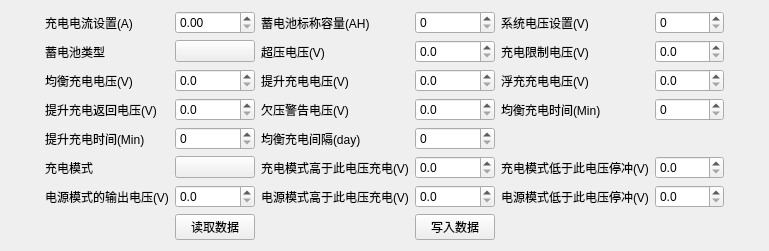
      <widget class="QWidget" name="tab_2">
       <attribute name="title">
        <string>参数设置</string>
       </attribute>
       <layout class="QHBoxLayout" name="horizontalLayout_8">
        <item>
         <layout class="QGridLayout" name="gridLayout_5" columnstretch="1,1,2,1,2,1,2,1">
          <item row="5" column="5">
           <widget class="QLabel" name="label_55">
            <property name="text">
             <string>充电模式低于此电压停冲(V)</string>
            </property>
           </widget>
          </item>
          <item row="2" column="1">
           <widget class="QLabel" name="label_45">
            <property name="text">
             <string>均衡充电电压(V)</string>
            </property>
           </widget>
          </item>
          <item row="1" column="3">
           <widget class="QLabel" name="label_43">
            <property name="text">
             <string>超压电压(V)</string>
            </property>
           </widget>
          </item>
          <item row="5" column="1">
           <widget class="QLabel" name="label_54">
            <property name="text">
             <string>充电模式</string>
            </property>
           </widget>
          </item>
          <item row="2" column="5">
           <widget class="QLabel" name="label_47">
            <property name="text">
             <string>浮充充电电压(V)</string>
            </property>
           </widget>
          </item>
          <item row="0" column="1">
           <widget class="QLabel" name="label_39">
            <property name="text">
             <string>充电电流设置(A)</string>
            </property>
           </widget>
          </item>
          <item row="0" column="3">
           <widget class="QLabel" name="label_40">
            <property name="text">
             <string>蓄电池标称容量(AH)</string>
            </property>
           </widget>
          </item>
          <item row="5" column="3">
           <widget class="QLabel" name="label_53">
            <property name="text">
             <string>充电模式高于此电压充电(V)</string>
            </property>
           </widget>
          </item>
          <item row="6" column="1">
           <widget class="QLabel" name="label_56">
            <property name="text">
             <string>电源模式的输出电压(V)</string>
            </property>
           </widget>
          </item>
          <item row="6" column="3">
           <widget class="QLabel" name="label_57">
            <property name="text">
             <string>电源模式高于此电压充电(V)</string>
            </property>
           </widget>
          </item>
          <item row="4" column="1">
           <widget class="QLabel" name="label_51">
            <property name="text">
             <string>提升充电时间(Min)</string>
            </property>
           </widget>
          </item>
          <item row="3" column="1">
           <widget class="QLabel" name="label_48">
            <property name="text">
             <string>提升充电返回电压(V)</string>
            </property>
           </widget>
          </item>
          <item row="1" column="5">
           <widget class="QLabel" name="label_44">
            <property name="text">
             <string>充电限制电压(V)</string>
            </property>
           </widget>
          </item>
          <item row="4" column="3">
           <widget class="QLabel" name="label_52">
            <property name="text">
             <string>均衡充电间隔(day)</string>
            </property>
           </widget>
          </item>
          <item row="3" column="5">
           <widget class="QLabel" name="label_50">
            <property name="text">
             <string>均衡充电时间(Min)</string>
            </property>
           </widget>
          </item>
          <item row="6" column="5">
           <widget class="QLabel" name="label_58">
            <property name="text">
             <string>电源模式低于此电压停冲(V)</string>
            </property>
           </widget>
          </item>
          <item row="0" column="5">
           <widget class="QLabel" name="label_41">
            <property name="text">
             <string>系统电压设置(V)</string>
            </property>
           </widget>
          </item>
          <item row="0" column="0">
           <spacer name="horizontalSpacer">
            <property name="orientation">
             <enum>Qt::Horizontal</enum>
            </property>
            <property name="sizeHint" stdset="0">
             <size>
              <width>40</width>
              <height>20</height>
             </size>
            </property>
           </spacer>
          </item>
          <item row="1" column="1">
           <widget class="QLabel" name="label_42">
            <property name="text">
             <string>蓄电池类型</string>
            </property>
           </widget>
          </item>
          <item row="2" column="3">
           <widget class="QLabel" name="label_46">
            <property name="text">
             <string>提升充电电压(V)</string>
            </property>
           </widget>
          </item>
          <item row="3" column="3">
           <widget class="QLabel" name="label_49">
            <property name="text">
             <string>欠压警告电压(V)</string>
            </property>
           </widget>
          </item>
          <item row="0" column="7">
           <spacer name="horizontalSpacer_2">
            <property name="orientation">
             <enum>Qt::Horizontal</enum>
            </property>
            <property name="sizeHint" stdset="0">
             <size>
              <width>40</width>
              <height>20</height>
             </size>
            </property>
           </spacer>
          </item>
          <item row="7" column="2">
           <widget class="PushButton" name="dc_read_set">
            <property name="text">
             <string>读取数据</string>
            </property>
           </widget>
          </item>
          <item row="7" column="4">
           <widget class="PushButton" name="dc_write_set">
            <property name="text">
             <string>写入数据</string>
            </property>
           </widget>
          </item>
          <item row="0" column="2">
           <widget class="DoubleSpinBox" name="dc_charge_elec_set">
            <property name="whatsThis">
             <string>&lt;html&gt;&lt;head/&gt;&lt;body&gt;&lt;p&gt;充电电流设置(A)&lt;/p&gt;&lt;/body&gt;&lt;/html&gt;</string>
            </property>
            <property name="maximum">
             <double>99.000000000000000</double>
            </property>
           </widget>
          </item>
          <item row="0" column="4">
           <widget class="SpinBox" name="dc_set_battery_cap">
            <property name="whatsThis">
             <string>&lt;html&gt;&lt;head/&gt;&lt;body&gt;&lt;p&gt;蓄电池标称容量(AH)&lt;/p&gt;&lt;/body&gt;&lt;/html&gt;</string>
            </property>
            <property name="maximum">
             <number>9999</number>
            </property>
           </widget>
          </item>
          <item row="0" column="6">
           <widget class="SpinBox" name="dc_set_sys_current">
            <property name="whatsThis">
             <string>&lt;html&gt;&lt;head/&gt;&lt;body&gt;&lt;p&gt;系统电压设置(V)&lt;/p&gt;&lt;/body&gt;&lt;/html&gt;</string>
            </property>
            <property name="maximum">
             <number>255</number>
            </property>
           </widget>
          </item>
          <item row="1" column="2">
           <widget class="ComboBox" name="dc_set_battery_type">
            <property name="whatsThis">
             <string>&lt;html&gt;&lt;head/&gt;&lt;body&gt;&lt;p&gt;蓄电池类型&lt;/p&gt;&lt;/body&gt;&lt;/html&gt;</string>
            </property>
            <property name="text">
             <string/>
            </property>
           </widget>
          </item>
          <item row="1" column="4">
           <widget class="DoubleSpinBox" name="dc_set_battery_overpressure">
            <property name="whatsThis">
             <string>&lt;html&gt;&lt;head/&gt;&lt;body&gt;&lt;p&gt;超压电压(V)&lt;/p&gt;&lt;/body&gt;&lt;/html&gt;</string>
            </property>
            <property name="decimals">
             <number>1</number>
            </property>
           </widget>
          </item>
          <item row="1" column="6">
           <widget class="DoubleSpinBox" name="dc_set_charge_limit">
            <property name="whatsThis">
             <string>&lt;html&gt;&lt;head/&gt;&lt;body&gt;&lt;p&gt;充电限制电压(V)&lt;/p&gt;&lt;/body&gt;&lt;/html&gt;</string>
            </property>
            <property name="decimals">
             <number>1</number>
            </property>
           </widget>
          </item>
          <item row="2" column="2">
           <widget class="DoubleSpinBox" name="dc_set_even_current">
            <property name="whatsThis">
             <string>&lt;html&gt;&lt;head/&gt;&lt;body&gt;&lt;p&gt;均衡充电电压(V)&lt;/p&gt;&lt;/body&gt;&lt;/html&gt;</string>
            </property>
            <property name="decimals">
             <number>1</number>
            </property>
           </widget>
          </item>
          <item row="2" column="4">
           <widget class="DoubleSpinBox" name="dc_set_promote_current">
            <property name="whatsThis">
             <string>&lt;html&gt;&lt;head/&gt;&lt;body&gt;&lt;p&gt;提升充电电压(V)&lt;/p&gt;&lt;/body&gt;&lt;/html&gt;</string>
            </property>
            <property name="decimals">
             <number>1</number>
            </property>
           </widget>
          </item>
          <item row="2" column="6">
           <widget class="DoubleSpinBox" name="dc_set_float_current">
            <property name="whatsThis">
             <string>&lt;html&gt;&lt;head/&gt;&lt;body&gt;&lt;p&gt;浮充充电电压(V)&lt;/p&gt;&lt;/body&gt;&lt;/html&gt;</string>
            </property>
            <property name="decimals">
             <number>1</number>
            </property>
           </widget>
          </item>
          <item row="3" column="2">
           <widget class="DoubleSpinBox" name="dc_set_promote_current_retrun">
            <property name="whatsThis">
             <string>&lt;html&gt;&lt;head/&gt;&lt;body&gt;&lt;p&gt;提升充电返回电压(V)&lt;/p&gt;&lt;/body&gt;&lt;/html&gt;</string>
            </property>
            <property name="decimals">
             <number>1</number>
            </property>
           </widget>
          </item>
          <item row="3" column="4">
           <widget class="DoubleSpinBox" name="dc_BatUnderVolt">
            <property name="whatsThis">
             <string>&lt;html&gt;&lt;head/&gt;&lt;body&gt;&lt;p&gt;欠压警告电压(V)&lt;/p&gt;&lt;/body&gt;&lt;/html&gt;</string>
            </property>
            <property name="decimals">
             <number>1</number>
            </property>
           </widget>
          </item>
          <item row="3" column="6">
           <widget class="SpinBox" name="dc_BatConstChgTime">
            <property name="whatsThis">
             <string>&lt;html&gt;&lt;head/&gt;&lt;body&gt;&lt;p&gt;均衡充电时间(Min)&lt;/p&gt;&lt;/body&gt;&lt;/html&gt;</string>
            </property>
            <property name="maximum">
             <number>60</number>
            </property>
           </widget>
          </item>
          <item row="4" column="2">
           <widget class="SpinBox" name="dc_BatImprovChgTime">
            <property name="whatsThis">
             <string>&lt;html&gt;&lt;head/&gt;&lt;body&gt;&lt;p&gt;提升充电时间(Min)&lt;/p&gt;&lt;/body&gt;&lt;/html&gt;</string>
            </property>
            <property name="maximum">
             <number>60</number>
            </property>
           </widget>
          </item>
          <item row="4" column="4">
           <widget class="SpinBox" name="dc_BatConstChgGapTime">
            <property name="whatsThis">
             <string>&lt;html&gt;&lt;head/&gt;&lt;body&gt;&lt;p&gt;均衡充电间隔(day)&lt;/p&gt;&lt;/body&gt;&lt;/html&gt;</string>
            </property>
            <property name="maximum">
             <number>255</number>
            </property>
           </widget>
          </item>
          <item row="5" column="2">
           <widget class="ComboBox" name="dc_ChgMode">
            <property name="whatsThis">
             <string>&lt;html&gt;&lt;head/&gt;&lt;body&gt;&lt;p&gt;充电模式&lt;/p&gt;&lt;/body&gt;&lt;/html&gt;</string>
            </property>
           </widget>
          </item>
          <item row="5" column="4">
           <widget class="DoubleSpinBox" name="dc_ChgModeInMaxWorkVolt">
            <property name="whatsThis">
             <string>&lt;html&gt;&lt;head/&gt;&lt;body&gt;&lt;p&gt;充电模式高于此电压充电(V)&lt;/p&gt;&lt;/body&gt;&lt;/html&gt;</string>
            </property>
            <property name="decimals">
             <number>1</number>
            </property>
           </widget>
          </item>
          <item row="5" column="6">
           <widget class="DoubleSpinBox" name="dc_ChgModeInLowWorkVolt">
            <property name="whatsThis">
             <string>&lt;html&gt;&lt;head/&gt;&lt;body&gt;&lt;p&gt;充电模式低于此电压停冲(V)&lt;/p&gt;&lt;/body&gt;&lt;/html&gt;</string>
            </property>
            <property name="decimals">
             <number>1</number>
            </property>
           </widget>
          </item>
          <item row="6" column="2">
           <widget class="DoubleSpinBox" name="dc_CvModeOutVolt">
            <property name="whatsThis">
             <string>&lt;html&gt;&lt;head/&gt;&lt;body&gt;&lt;p&gt;电源模式的输出电压(V)&lt;/p&gt;&lt;/body&gt;&lt;/html&gt;</string>
            </property>
            <property name="decimals">
             <number>1</number>
            </property>
           </widget>
          </item>
          <item row="6" column="4">
           <widget class="DoubleSpinBox" name="dc_CvModeInMaxWorkVolt">
            <property name="whatsThis">
             <string>&lt;html&gt;&lt;head/&gt;&lt;body&gt;&lt;p&gt;电源模式高于此电压充电(V)&lt;/p&gt;&lt;/body&gt;&lt;/html&gt;</string>
            </property>
            <property name="decimals">
             <number>1</number>
            </property>
           </widget>
          </item>
          <item row="6" column="6">
           <widget class="DoubleSpinBox" name="dc_CVModeInLowWorkVolt">
            <property name="whatsThis">
             <string>&lt;html&gt;&lt;head/&gt;&lt;body&gt;&lt;p&gt;电源模式低于此电压停冲(V)&lt;/p&gt;&lt;/body&gt;&lt;/html&gt;</string>
            </property>
            <property name="decimals">
             <number>1</number>
            </property>
           </widget>
          </item>
         </layout>
        </item>
       </layout>
      </widget>
